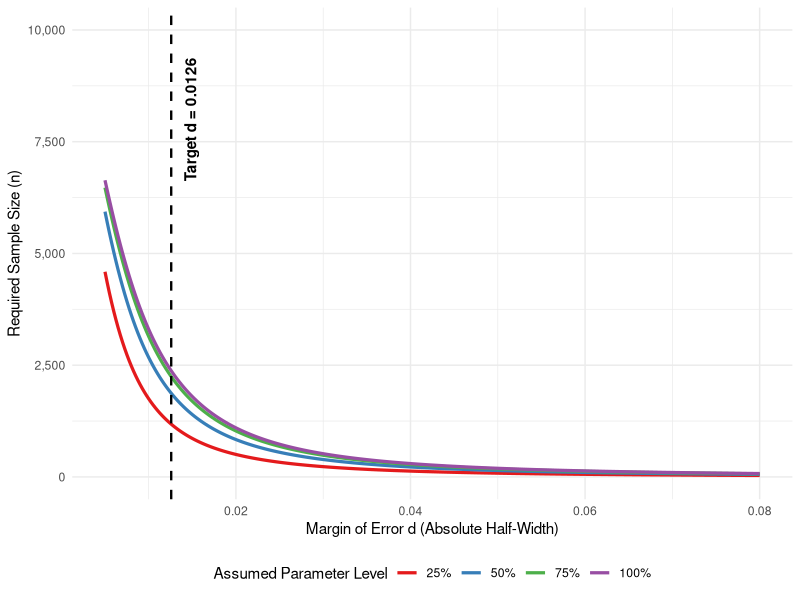
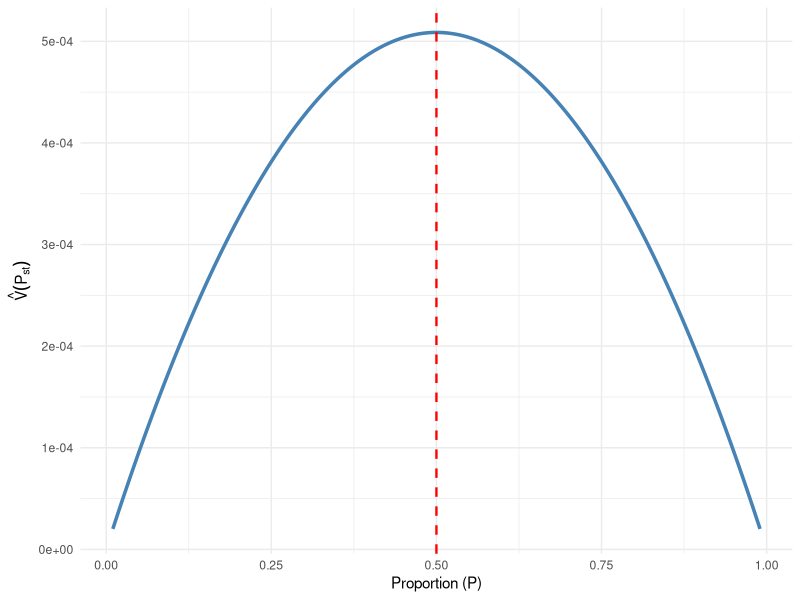

Write R code to recreate these figures, in order.
## ---- chunk 1
# ==============================================================================
# APPLIED SAMPLING SURVEY DESIGN PROJECT - FULLY ALIGNED METHODOLOGY R CODE
# Architecture: Fixed Finite Population (N = 10,000), k = 33 Strata
# Design: Strict Stratified Proportional Sampling (Self-Weighting) vs SRSWOR
# ==============================================================================

library(ggplot2)
library(dplyr)
library(survey)

# ==============================================================================
# STEP 1: CONSTRUCT FINITE POPULATION (N = 10,000) & TRUE PARAMETERS
# ==============================================================================
set.seed(2026)

k <- 33                               # Number of strata (Academic Schools)
raw_sizes <- runif(k, 800, 2000)
N_j <- round((raw_sizes / sum(raw_sizes)) * 10000)
N_j[k] <- N_j[k] + (10000 - sum(N_j)) # Ensure exact population sum N = 10,000
N <- sum(N_j)                         # Total population size
W_j <- N_j / N                         # Stratum population weights

alpha <- 0.05
z_alpha_2 <- 1.96                     # 95% Confidence level

# Generate stratum baseline voting probabilities
raw_beta <- rbeta(k, 0.2, 0.5555) 
p_baseline_pool <- 0.05 + 0.90 * raw_beta 

population_list <- vector("list", k)

for (j in 1:k) {
  n_j_pop <- N_j[j]
  p_baseline_j <- p_baseline_pool[j]
  
  # Covariates: Level (X1) and Enrollment (X3)
  p_postgrad_j <- runif(1, 0.10, 0.50)
  p_parttime_j <- runif(1, 0.10, 0.50)
  
  x1_level_bin  <- rbinom(n_j_pop, 1, p_postgrad_j)
  x3_enroll_bin <- rbinom(n_j_pop, 1, p_parttime_j)
  
  beta_1 <-  0.7
  beta_3 <- -0.4
  
  mean_x1 <- p_postgrad_j
  mean_x3 <- p_parttime_j
  alpha_j <- log(p_baseline_j / (1 - p_baseline_j)) - (beta_1 * mean_x1 + beta_3 * mean_x3)
  
  logit_p <- alpha_j + (beta_1 * x1_level_bin) + (beta_3 * x3_enroll_bin)
  p_individual <- 1 / (1 + exp(-logit_p))
  
  y_voted_bin <- rbinom(n_j_pop, 1, p_individual)
  
  population_list[[j]] <- data.frame(
    Unit_ID         = paste0("Unit_", j, "_", 1:n_j_pop),
    Stratum         = j,
    Voting_Status = ifelse(y_voted_bin == 1, "Voted", "Not Voted"),
    Y_numeric       = y_voted_bin,
    Level_of_Study      = ifelse(x1_level_bin == 1, "Postgraduate", "Undergraduate"),
    MOde_of_Study   = ifelse(x3_enroll_bin == 1, "Part-time", "Full-time")
  )
}

population_df <- bind_rows(population_list)

# True Finite Population Parameters
P_st_true <- mean(population_df$Y_numeric)
P_j_true  <- population_df %>% 
  group_by(Stratum) %>% 
  summarise(P_j = mean(Y_numeric), .groups = 'drop') %>% 
  pull(P_j)
Q_j_true  <- 1 - P_j_true

cat("====================================================\n")
cat("STEP 1: FINITE POPULATION UNIVERSE GENERATED (N = 10,000)\n")
cat("====================================================\n")
cat("True Finite Population Voting Proportion (P_st_true):", round(P_st_true, 4), "\n")
cat("Total Population Units (N)                         :", N, "\n\n")

# Export population file (Section 4 deliverable specification)
write.csv(population_df, "population.csv", row.names = FALSE)
# ==============================================================================
# SECTION B: SAMPLE SIZE DETERMINATION & SENSITIVITY ANALYSIS
# ==============================================================================

# Target Allowable Margin of Error: d = 5% relative bound on P_st
gamma_target <- 0.05
d_allowable  <- gamma_target * P_st_true

# Grid search for minimum completed sampling fraction w_opt (without continuity term)
w_grid <- seq(0.005, 0.99, length.out = 1000)

plot1_calc <- data.frame(w = w_grid) %>%
  rowwise() %>%
  mutate(
    n = N * w,
    n_j_min = min(N_j * w),
    V_hat = ifelse(n_j_min >= 2, ((1 - w) / (N^2)) * sum((N_j^2 * P_j_true * Q_j_true) / ((N_j * w) - 1)), NA),
    Margin_Error = ifelse(n_j_min >= 2, z_alpha_2 * sqrt(V_hat), NA)
  )

w_constraint <- max(2 / N_j)
valid_w      <- plot1_calc %>% filter(Margin_Error <= d_allowable) %>% pull(w)
w_opt        <- ifelse(length(valid_w) > 0, min(valid_w), w_constraint)

# Completed sample size required for precision
n_completed_req <- ceiling(N * w_opt)

# Non-response inflation planning formula (Section 2.8: n_field = ceil(n_req / (1 - r)))
response_rate <- 0.80
n_field_req   <- min(N, ceiling(n_completed_req / response_rate))
w_field       <- n_field_req / N

cat("====================================================\n")
cat("SECTION B: SAMPLE SIZE DETERMINATION SUMMARY\n")
cat("====================================================\n")
cat("Target Relative Precision Bound          :", gamma_target * 100, "%\n")
cat("Allowable Absolute Margin of Error (d)   :", round(d_allowable, 5), "\n")
cat("Optimal Completed Sampling Fraction (w)  :", round(w_opt * 100, 3), "%\n")
cat("Required Completed Sample Size (n)       :", n_completed_req, "\n")
cat("Field Sample Size with 80% Response Rate :", n_field_req, "\n")
cat("====================================================\n\n")

# --- GRAPH 1: Required Sample Size (n) vs. Margin of Error (d) ---
c_levels <- c(0.25, 0.50, 0.75, 1.00)
labels_c <- c("25%", "50%", "75% ", "100%")
d_grid   <- seq(0.005, 0.08, length.out = 300)

graph1_data_list <- list()

for (i in seq_along(c_levels)) {
  c_val <- c_levels[i]
  lbl   <- labels_c[i]
  
  P_j_c   <- pmin(pmax(c_val * P_j_true, 0.01), 0.99)
  V_bar_c <- sum(W_j * P_j_c * (1 - P_j_c))
  
  n_req <- 1 / ((1 / N) + ((d_grid / z_alpha_2)^2 / V_bar_c))
  
  graph1_data_list[[i]] <- data.frame(
    Margin_of_Error   = d_grid,
    Required_n        = n_req,
    Assumed_Parameter = lbl
  )
}

graph1_data <- bind_rows(graph1_data_list)

graph1_data$Assumed_Parameter <- factor(
  trimws(graph1_data$Assumed_Parameter),
  levels = c("25%", "50%", "75%", "100%")
)

graph1 <- ggplot(graph1_data, aes(x = Margin_of_Error, y = Required_n, color = Assumed_Parameter)) +
  geom_line(linewidth = 1.1) +
  geom_vline(xintercept = d_allowable, linetype = "dashed", color = "black", linewidth = 0.8) +
  annotate("text", x = d_allowable + 0.0015, y = N * 0.80, 
           label = paste0("Target d = ", round(d_allowable, 4)), 
           angle = 90, vjust = 1, fontface = "bold", color = "black") +
  scale_color_brewer(palette = "Set1", name = "Assumed Parameter Level") +
  scale_y_continuous(labels = scales::comma, limits = c(0, N)) +
  labs(
    
    x = "Margin of Error d (Absolute Half-Width)",
    y = "Required Sample Size (n)"
  ) +
  theme_minimal() +
  theme(legend.position = "bottom", plot.title = element_text(face = "bold", size = 11))

# Explicitly print Graph 1
print(graph1)

# --- GRAPH 2: P vs. Total Stratified Variance ---
w_fixed <- 0.05
p_vals  <- seq(0.01, 0.99, length.out = 500)

plot2_data <- data.frame(P = p_vals) %>%
  rowwise() %>%
  mutate(V_hat = ((1 - w_fixed) / (N^2)) * sum((N_j^2 * P * (1 - P)) / ((N_j * w_fixed) - 1)))

graph2 <- ggplot(plot2_data, aes(x = P, y = V_hat)) +
  geom_line(color = "steelblue", linewidth = 1.2) +
  geom_vline(xintercept = 0.50, linetype = "dashed", color = "red", linewidth = 0.8) +
 
  labs(
    
    x = "Proportion (P)",
    y = expression(hat(V)(P[st]))
  ) +
  theme_minimal()

# Explicitly print Graph 2
print(graph2)
# ==============================================================================
# SECTION C & D: DRAW SAMPLE (STRICT PROPORTIONAL ALLOCATION) & ESTIMATE
# ==============================================================================

# Draw realized sample strictly according to proportional allocation (Section 2.2)
# n_h = round(n * W_h)
stratum_alloc <- data.frame(
  Stratum = 1:k,
  N_j     = N_j,
  W_j     = W_j,
  n_j     = round(n_completed_req * W_j)
)

# Adjust integer rounding discrepancies to ensure sum(n_j) == n_completed_req
diff_n <- n_completed_req - sum(stratum_alloc$n_j)
stratum_alloc$n_j[which.max(stratum_alloc$N_j)] <- stratum_alloc$n_j[which.max(stratum_alloc$N_j)] + diff_n

# Realize the completed sample
completed_sample <- population_df %>%
  inner_join(stratum_alloc %>% select(Stratum, n_j), by = "Stratum") %>%
  group_by(Stratum) %>%
  slice_sample(prop = 1) %>%       # Randomly permute/shuffle rows within each stratum
  filter(row_number() <= n_j) %>%  # Select exactly the first n_j rows
  ungroup()
n_completed_actual <- nrow(completed_sample)

# Export realized sample file (Section 4 deliverable specification)
write.csv(completed_sample, "realised_sample.csv", row.names = FALSE)

# Build Survey Design Object with exact FPC and sampling weights
pop_sizes_df <- data.frame(Stratum = 1:k, N_j = N_j)

completed_sample_design <- completed_sample %>%
  # 1. Count actual respondents per stratum (creates column 'n_j')
  add_count(Stratum, name = "n_j") %>%
  # 2. Attach population size N_j per stratum
  left_join(pop_sizes_df, by = "Stratum") %>%
  # 3. Calculate weights and FPC
  mutate(
    Sampling_Weight = N_j / n_j,
    fpc             = N_j
  )


stratified_design_obj <- svydesign(
  id      = ~1,
  strata  = ~Stratum,
  weights = ~Sampling_Weight,
  fpc     = ~fpc,
  data    = completed_sample_design
)

# Survey Point Estimate and Pure Design Precision Metrics
strat_mean <- svymean(~Y_numeric, stratified_design_obj, deff = TRUE)
strat_se   <- as.numeric(SE(strat_mean))
strat_ci   <- confint(strat_mean)
strat_deff <- as.numeric(deff(strat_mean))

# d = 1.96 * SE (strictly aligned with Section 2.6)
margin_error_achieved <- z_alpha_2 * strat_se
rel_prec_achieved     <- (margin_error_achieved / coef(strat_mean)) * 100

cat("====================================================\n")
cat("SECTION D: ESTIMATION RESULTS & PRECISION EVALUATION\n")
cat("====================================================\n")
cat("True Population Proportion (P_st_true):", round(P_st_true, 4), "\n")
cat("Point Estimate (hat(P)_st)             :", round(coef(strat_mean), 4), "\n")
cat("Estimated Standard Error               :", round(strat_se, 5), "\n")
cat("95% Margin of Error Achieved           :", round(margin_error_achieved, 5), "\n")
cat("Achieved Relative Precision            :", round(rel_prec_achieved, 2), "% (Target: <= 5.0%)\n")
cat("Design Effect (DEFF)                   :", round(strat_deff, 4), "\n\n")

# --- SRSWOR Benchmark Comparison (Equal Sample Size) ---
srs_benchmark_sample <- population_df %>%
  slice_sample(n = n_completed_actual)

srs_design_obj <- svydesign(
  id      = ~1,
  fpc     = ~rep(N, n_completed_actual),
  weights = ~rep(1, n_completed_actual),
  data    = srs_benchmark_sample
)

srs_mean <- svymean(~Y_numeric, srs_design_obj)
srs_se   <- as.numeric(SE(srs_mean))

cat("=== SRSWOR BENCHMARK PRECISION COMPARISON ===\n")
cat("Stratified Standard Error :", round(strat_se, 5), "\n")
cat("SRSWOR Standard Error     :", round(srs_se, 5), "\n")
cat("Precision Gain Ratio (PGR):", round(srs_se / strat_se, 4), "\n\n")

# ==============================================================================
# SECTION E: MONTE CARLO SIMULATION (R = 1000 Repetitions)
# ==============================================================================

R <- 1000

strat_estimates <- numeric(R); strat_ses <- numeric(R)
strat_ci_lower  <- numeric(R); strat_ci_upper <- numeric(R)
strat_covered   <- logical(R); strat_deffs    <- numeric(R)

srs_estimates   <- numeric(R); srs_ses <- numeric(R)
srs_ci_lower    <- numeric(R); srs_ci_upper <- numeric(R)
srs_covered     <- logical(R)

# Pre-split the population by stratum ONCE outside the loop for fast execution
pop_by_stratum <- split(population_df, population_df$Stratum)
stratum_target_n <- stratum_alloc$n_j
stratum_target_N <- stratum_alloc$N_j

cat("Running Monte Carlo simulation (R =", R, "replications)...\n")
pb <- txtProgressBar(min = 0, max = R, style = 3)

for (i in 1:R) {
  # 1. Stratified Proportional Draw (Fast & Guaranteed n_j per stratum)
  sample_list <- mapply(function(df_strat, nj) {
    df_strat[sample.int(nrow(df_strat), nj), ]
  }, pop_by_stratum, stratum_target_n, SIMPLIFY = FALSE)
  
  s_strat <- bind_rows(sample_list) %>%
    left_join(stratum_alloc %>% select(Stratum, N_j, n_j), by = "Stratum") %>%
    mutate(
      Sampling_Weight = N_j / n_j,
      fpc = N_j
    )
  
  st_obj <- svydesign(id = ~1, strata = ~Stratum, weights = ~Sampling_Weight, fpc = ~fpc, data = s_strat)
  st_m   <- svymean(~Y_numeric, st_obj, deff = TRUE)
  
  strat_estimates[i] <- coef(st_m)
  strat_ses[i]       <- as.numeric(SE(st_m))
  strat_deffs[i]     <- as.numeric(deff(st_m))
  ci_s               <- confint(st_m)
  strat_ci_lower[i]  <- ci_s[1]
  strat_ci_upper[i]  <- ci_s[2]
  strat_covered[i]   <- (P_st_true >= ci_s[1] && P_st_true <= ci_s[2])
  
  # 2. SRSWOR Benchmark Draw (Equal sample size)
  s_srs   <- population_df[sample.int(N, n_completed_actual), ]
  srs_obj <- svydesign(id = ~1, fpc = ~rep(N, n_completed_actual), weights = ~rep(1, n_completed_actual), data = s_srs)
  srs_m   <- svymean(~Y_numeric, srs_obj)
  
  srs_estimates[i] <- coef(srs_m)
  srs_ses[i]       <- as.numeric(SE(srs_m))
  ci_srs           <- confint(srs_m)
  srs_ci_lower[i]  <- ci_srs[1]
  srs_ci_upper[i]  <- ci_srs[2]
  srs_covered[i]   <- (P_st_true >= ci_srs[1] && P_st_true <= ci_srs[2])
  
  if (i %% 50 == 0) setTxtProgressBar(pb, i)
}
close(pb)

# Metric calculation function strictly aligned with Section 2.9 & 2.10
calc_metrics <- function(estimates, ses, ci_lower, ci_upper, covered, deffs = NULL, true_val, R) {
  bias      <- mean(estimates) - true_val
  rel_bias  <- (bias / true_val) * 100
  emp_se    <- sd(estimates)
  avg_se    <- mean(ses)
  variance  <- emp_se^2
  mse       <- bias^2 + variance
  rmse      <- sqrt(mse)
  coverage  <- mean(covered)
  mc_se_cov <- sqrt((coverage * (1 - coverage)) / R)
  avg_width <- mean(ci_upper - ci_lower)
  avg_deff  <- if (!is.null(deffs)) mean(deffs) else 1.0
  
  return(list(
    Bias = bias, Rel_Bias = rel_bias, Emp_SE = emp_se, Avg_SE = avg_se,
    Variance = variance, MSE = mse, RMSE = rmse, Coverage = coverage, 
    MC_SE_Cov = mc_se_cov, Avg_Width = avg_width, Avg_Deff = avg_deff
  ))
}

strat_perf <- calc_metrics(strat_estimates, strat_ses, strat_ci_lower, strat_ci_upper, strat_covered, strat_deffs, P_st_true, R)
srs_perf   <- calc_metrics(srs_estimates, srs_ses, srs_ci_lower, srs_ci_upper, srs_covered, NULL, P_st_true, R)

results_section_e <- data.frame(
  Metric = c("Empirical Bias", "Relative Bias (%)", "Empirical Standard Error", 
             "Average Estimated Standard Error", "Sampling Variance", "Mean Squared Error (MSE)", 
             "RMSE", "95% CI Coverage (%)", "MC Standard Error of Coverage (%)", 
             "Average CI Width", "Design Effect (DEFF)"),
  Stratified_Design = c(strat_perf$Bias, strat_perf$Rel_Bias, strat_perf$Emp_SE, strat_perf$Avg_SE,
                        strat_perf$Variance, strat_perf$MSE, strat_perf$RMSE, strat_perf$Coverage * 100, 
                        strat_perf$MC_SE_Cov * 100, strat_perf$Avg_Width, strat_perf$Avg_Deff),
  SRSWOR_Benchmark  = c(srs_perf$Bias, srs_perf$Rel_Bias, srs_perf$Emp_SE, srs_perf$Avg_SE,
                        srs_perf$Variance, srs_perf$MSE, srs_perf$RMSE, srs_perf$Coverage * 100, 
                        srs_perf$MC_SE_Cov * 100, srs_perf$Avg_Width, srs_perf$Avg_Deff)
)

cat("\n====================================================\n")
cat("SECTION E: MONTE CARLO SIMULATION RESULTS (1000 REPS)\n")
cat("====================================================\n")
print(results_section_e)
